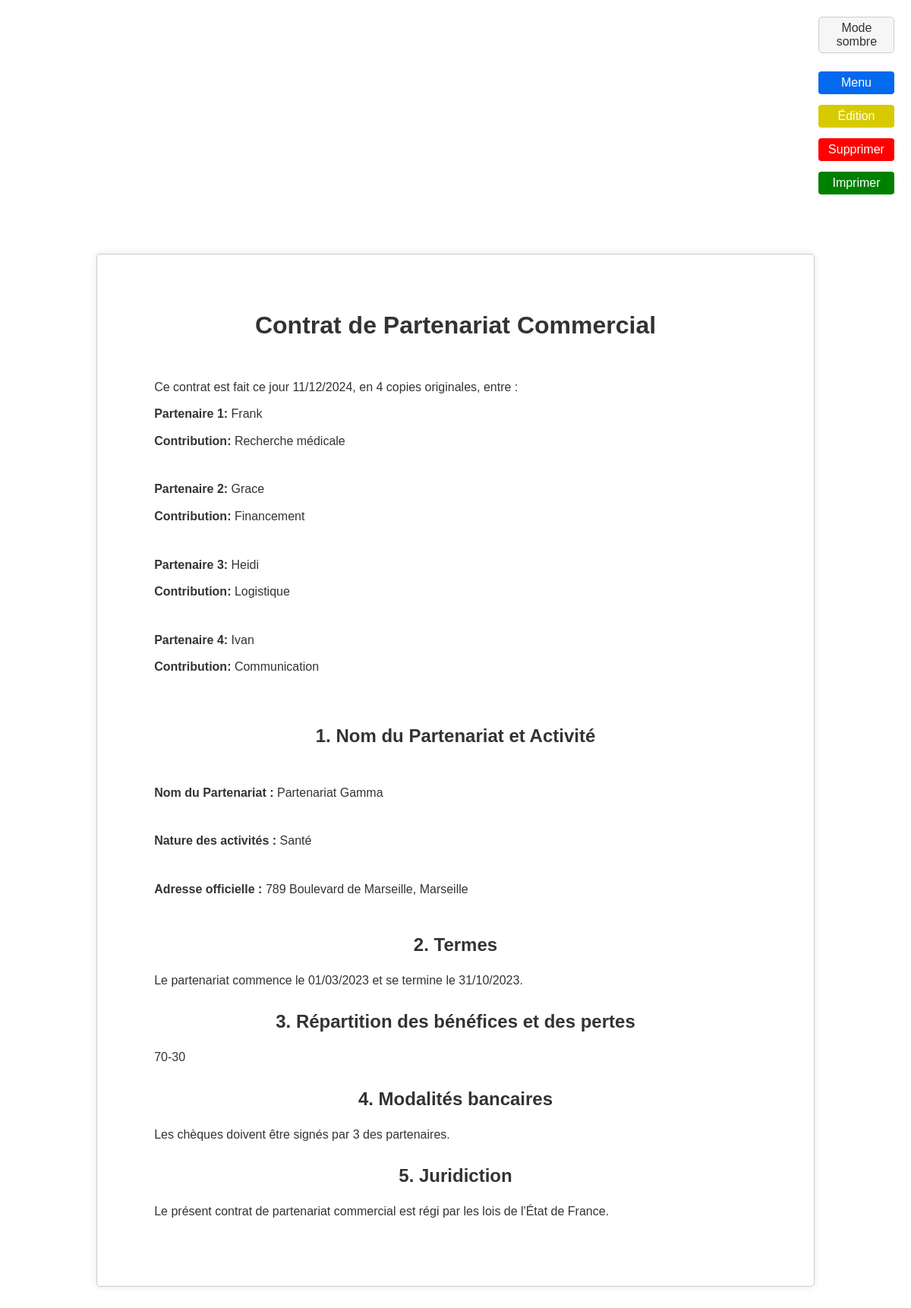
/display_contract.php?id=3, run on the app's committed database.
### tables this page shows
CREATE TABLE `formulaire` (
  `id` int(11) NOT NULL,
  `date_creation` datetime NOT NULL,
  `num_partners` int(11) NOT NULL,
  `activity_type` varchar(255) NOT NULL,
  `partnership_name` varchar(255) NOT NULL,
  `official_address` varchar(255) NOT NULL,
  `start_date` date NOT NULL,
  `end_date` date NOT NULL,
  `profit_loss_distribution` varchar(255) NOT NULL,
  `signing_partner_count` int(11) NOT NULL,
  `country_code` varchar(2) NOT NULL,
  `id_compte` int(11) DEFAULT NULL
);

CREATE TABLE `partenaire_formulaire` (
  `formulaire_id` int(11) NOT NULL,
  `partenaire_id` int(11) NOT NULL,
  `contribution` varchar(255) NOT NULL
);

CREATE TABLE `partenaire` (
  `id` int(11) NOT NULL,
  `nom` varchar(255) NOT NULL
);

### functions.php (called while the page is built, shortened)
<?php
function sqlquery($pdo, $query, $params = [])
{
    $stmt = $pdo->prepare($query);
    $stmt->execute($params);
    return $stmt;
}
function formatDateForDisplay($date)
{
    return date('d/m/Y', strtotime($date));
}
function getFormDataById($pdo, $formId)
{
    $queryForm = "SELECT * FROM formulaire WHERE id = :id";
    $formData = sqlquery($pdo, $queryForm, [':id' => $formId])->fetch(PDO::FETCH_ASSOC);
    $queryPartners = "SELECT p.id, p.nom, pf.contribution FROM partenaire p
                      JOIN partenaire_formulaire pf ON p.id = pf.partenaire_id
                      WHERE pf.formulaire_id = :formulaire_id";
    $partners = sqlquery($pdo, $queryPartners, [':formulaire_id' => $formId])->fetchAll(PDO::FETCH_ASSOC);
    $data = [
        'date_creation' => $formData['date_creation'],
        'num_partners' => $formData['num_partners'],
        'activity_type' => $formData['activity_type'],
        'partnership_name' => $formData['partnership_name'],
        'official_address' => $formData['official_address'],
        'start_date' => $formData['start_date'],
        'end_date' => $formData['end_date'],
        'profit_loss_distribution' => $formData['profit_loss_distribution'],
        'signing_partner_count' => $formData['signing_partner_count'],
        'country_code' => $formData['country_code'],
    ];
    return ['data' => $data, 'partners' => $partners];
}
?>

### display_contract.php (the view, shortened to what this page needs)
<?php
require_once('functions.php');
$pdo = connectDB();
if (isset($_GET['id'])) {
    $formId = (int) $_GET['id'];
    try {
        $formData = getFormDataById($pdo, $formId);
    } catch (Exception $e) {
        echo "<p>Erreur : " . $e->getMessage() . "</p>";
        exit;
    }
} else {
    echo "<p>Erreur : ID du formulaire manquant.</p>";
    exit;
}
$countries = [
    'FR' => 'de France',
    'US' => 'des États-Unis',
    'CA' => 'de Canada',
    'GB' => 'du Royaume-Uni',
    'DE' => "d'Allemagne",
    'JP' => 'du Japon',
    'CN' => 'de Chine',
    'IN' => "d'Inde",
    'BR' => 'du Brésil',
    'AU' => "d'Australie"
];
require_once('html_utils/header.php');
echo "<div id='final-contract-container'>";
echo "<h1>Contrat de Partenariat Commercial</h1>";
echo "<br><p>Ce contrat est fait ce jour " . date("d/m/Y") . ", en " . htmlspecialchars($formData['data']['num_partners']) . " copies originales, entre :</p>";
foreach ($formData['partners'] as $index => $partner) {
    $partnerName = htmlspecialchars($partner['nom']);
    $contribution = htmlspecialchars($partner['contribution']);
    echo "<p><strong>Partenaire " . ($index + 1) . ":</strong> $partnerName</p>";
    echo "<p><strong>Contribution:</strong> $contribution</p>";
    echo "<br>";
}
echo "<br><br><h2>1. Nom du Partenariat et Activité</h2><br>";
echo "<p><strong>Nom du Partenariat : </strong>" . htmlspecialchars($formData['data']['partnership_name']) . "</p>";
echo "<br><p><strong>Nature des activités : </strong> " . htmlspecialchars($formData['data']['activity_type']) . "</p>";
echo "<br><p><strong>Adresse officielle : </strong> " . htmlspecialchars($formData['data']['official_address']) . "</p>";
echo "<br><br><h2>2. Termes</h2>";
echo "<p>Le partenariat commence le " . htmlspecialchars(formatDateForDisplay($formData['data']['start_date'])) . " et se termine le " . htmlspecialchars(formatDateForDisplay($formData['data']['end_date'])) . ".</p>";
echo "<br><h2>3. Répartition des bénéfices et des pertes</h2>";
echo "<p>" . htmlspecialchars($formData['data']['profit_loss_distribution']) . "</p>";
echo "<br><h2>4. Modalités bancaires</h2>";
echo "<p>Les chèques doivent être signés par " . htmlspecialchars($formData['data']['signing_partner_count']) . " des partenaires.</p>";
echo "<br><h2>5. Juridiction</h2>";
$countryCode = htmlspecialchars($formData['data']['country_code']);
$countryName = isset($countries[$countryCode]) ? $countries[$countryCode] : "Pays inconnu";
echo "<p>Le présent contrat de partenariat commercial est régi par les lois de l'État $countryName.</p>";
echo "</div>";
require_once('html_utils/footer.php');
?>

### style.css (style rules this page uses)
body { font-family: Arial, sans-serif; margin: 20px; background-color: #f9f9f9; }
.light-theme { background-color: #ffffff; color : #333; }
#final-contract-container { width: 210mm; min-height: 297mm; margin: 20mm auto; padding: 20mm; border: 1px solid #ccc; border-radius: 5px; box-shadow: 0 0 10px rgba(0, 0, 0, 0.1); background-color: white; font-family: 'Arial', sans-serif; color: #333; }
#final-contract-container h1, #final-contract-container h2, #final-contract-container h3 { text-align: center; margin-top: 0; }
#final-contract-container p { text-align: justify; line-height: 1.6; margin: 10px 0; }

### data on the page
formulaire: num_partners "4", partnership_name "Partenariat Gamma", activity_type "Santé", official_address "789 Boulevard de Marseille, Marseille", start_date "01/03/2023", end_date "31/10/2023", profit_loss_distribution "70-30", signing_partner_count "3", country_code "de France"
partenaire_formulaire: partenaire.nom "Frank", contribution "Recherche médicale"
partenaire_formulaire: partenaire.nom "Grace", contribution "Financement"
partenaire_formulaire: partenaire.nom "Heidi", contribution "Logistique"
partenaire_formulaire: partenaire.nom "Ivan", contribution "Communication"
